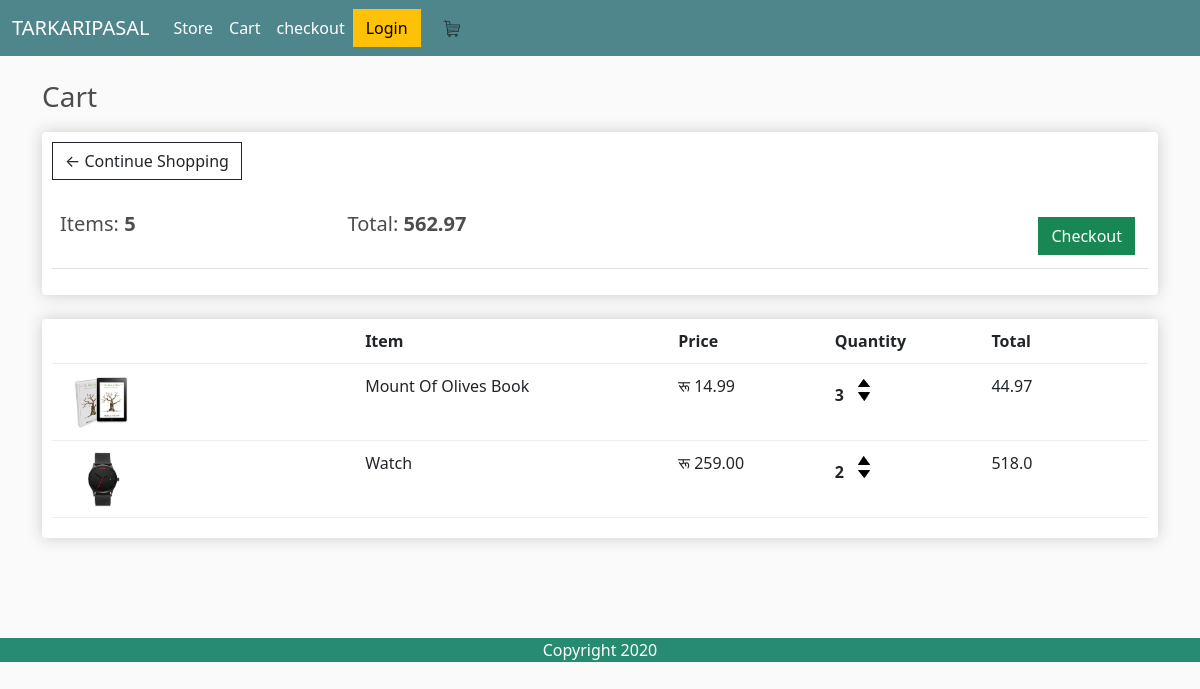
The page /cart/ (signed in) on the database as committed earlier.
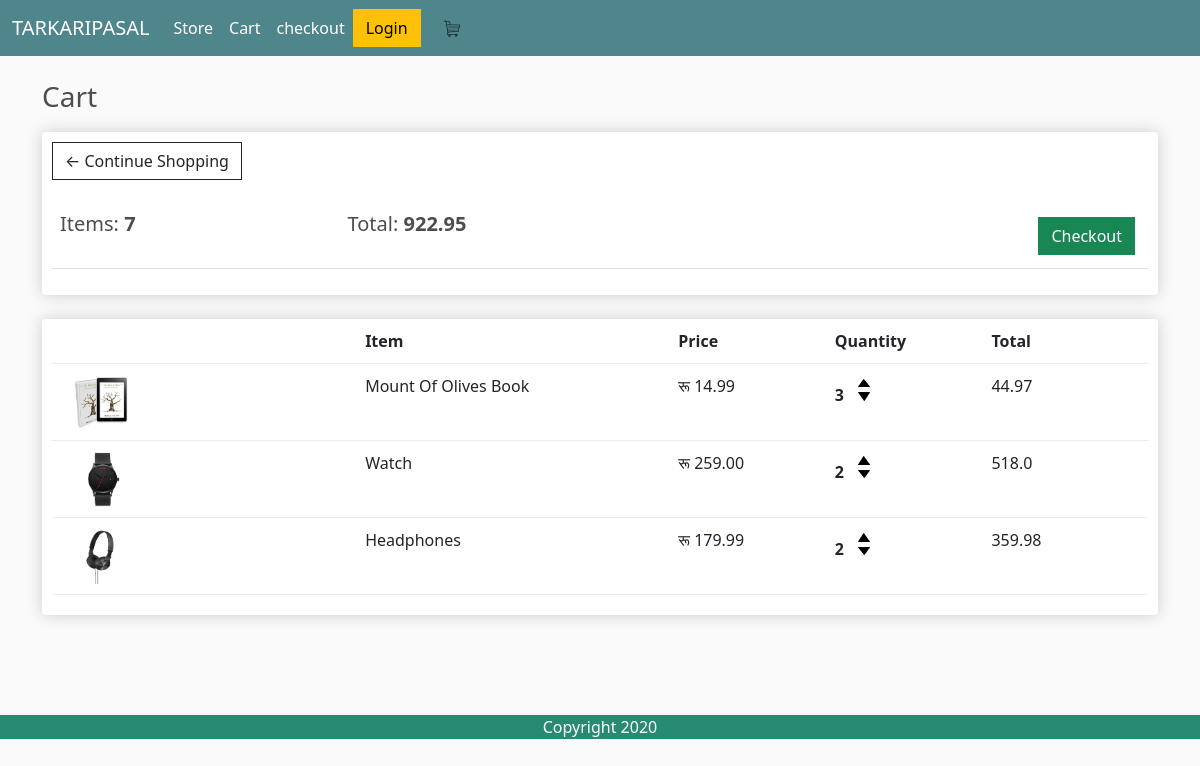
The same page on the database as committed later.
### store/models.py (models this page shows, shortened)
class Order(models.Model):
  customer = models.ForeignKey(Customer, on_delete=models.SET_NULL, blank=True, null=True)
  date_ordered = models.DateTimeField(auto_now_add=True)
  complete = models.BooleanField(default=False, null=True, blank=False)
  transaction_id = models.CharField(max_length=200, null=True)
  @property
  def get_cart_total(self):
    orderitems = self.orderitem_set.all()
    total = sum([item.get_total for item in orderitems])
    return total
  @property
  def get_cart_items(self):
    orderitems = self.orderitem_set.all()
    total = sum([item.quantity for item in orderitems])
    return total

class OrderItem(models.Model):
  product = models.ForeignKey(Product, on_delete=models.SET_NULL, null=True)
  order = models.ForeignKey(Order, on_delete=models.SET_NULL, null=True)
  quantity = models.IntegerField(default=0, null=True, blank=True)
  date_added = models.DateTimeField(auto_now_add=True)
  @property
  def get_total(self):
    total = self.product.price * self.quantity
    return total

class Product(models.Model):
  name = models.CharField(max_length=200, null=True)
  price = models.FloatField()
  digital = models.BooleanField(default=False, null=True, blank=False)
  image = models.ImageField(null=True, blank=True)
  @property
  def imageURL(self):
    try:
      url = self.image.url
    except:
      url = ''
    return url

### store/views.py (the view)
# urls.py: path('cart/', views.cart, name="cart"),
def cart(request):
  if request.user.is_authenticated:
    customer = request.user.customer
    order, created = Order.objects.get_or_create(customer=customer, complete=False)
    items = order.orderitem_set.all()
  else:
    items = []
    order = {'get_cart_total':0, 'get_cart_items':0}
  context = {'items':items, 'order':order}
  return render(request, 'store/cart.html', context)

### store/templates/store/cart.html
{% extends 'store/main.html' %}
{% load static %}
{% block content %}
<h3>Cart</h3>
<div class="row">
  <div class="col-lg-12">
    <div class="box-element">
      <a class = "btn btn-outline-dark" href="{% url 'store' %}">&#x2190; Continue Shopping</a>
      <br><br>
      <table class="table">
        <tr>
          <th><h5>Items: <strong>{{order.get_cart_items}}</strong></h5></th>
          <th><h5>Total: <strong>{{order.get_cart_total|floatformat:2}}</strong></h5></th>
          <th>
            <a class="btn btn-success"style="float:right; margin:5px" href="{% url 'checkout'%}">Checkout</a>
          </th>
        </tr>
      </table>
    </div>
    <br>
    <div class="box-element">
      <div class="cart-row">
        <div style="flex:2"></div>
        <div style="flex:2"><strong>Item</strong></div>
        <div style="flex:1"><strong>Price</strong></div>
        <div style="flex:1"><strong>Quantity</strong></div>
        <div style="flex:1"><strong>Total</strong></div>
      </div>
      {% for item in items %}
      <div class="cart-row">
        <div style="flex:2"><img class="row-image" src="{{item.product.imageURL}}"></div>
        <div style="flex:2"><p>{{item.product.name}}</p></div>
        <div style="flex:1"><p>रू {{item.product.price|floatformat:2}}</p></div>
        <div style="flex:1">
          <p class="quantity">{{item.quantity}}</p>
          <div class="quantity">
            <img class="chg-quantity" src="{% static  'images/arrow-up.png' %}">
            <img class="chg-quantity" src="{% static  'images/arrow-down.png' %}">
          </div>
        </div>
        <div style="flex:1"><p>{{item.get_total}}</p></div>
      </div>
      {% endfor %}
  </div>
</div>
</div>
{% endblock content %}

Rows that differ between the two databases and show on the page:
computed for Order: get_cart_items "5" → "7"; get_cart_total "562.97" → "922.95"
added OrderItem: product.imageURL (picture), product.name "Headphones", product.price "179.99", quantity "2", get_total "359.98"
